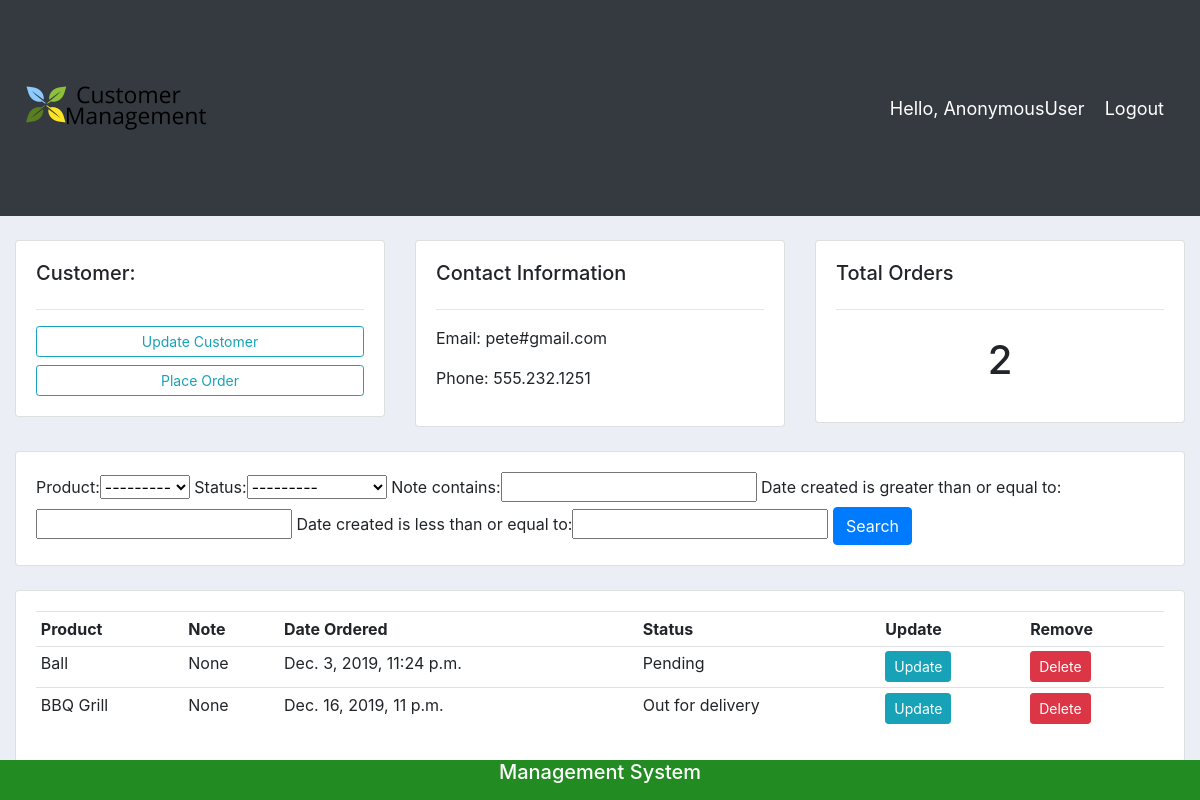
Page /customer/2/ on the earlier database version.
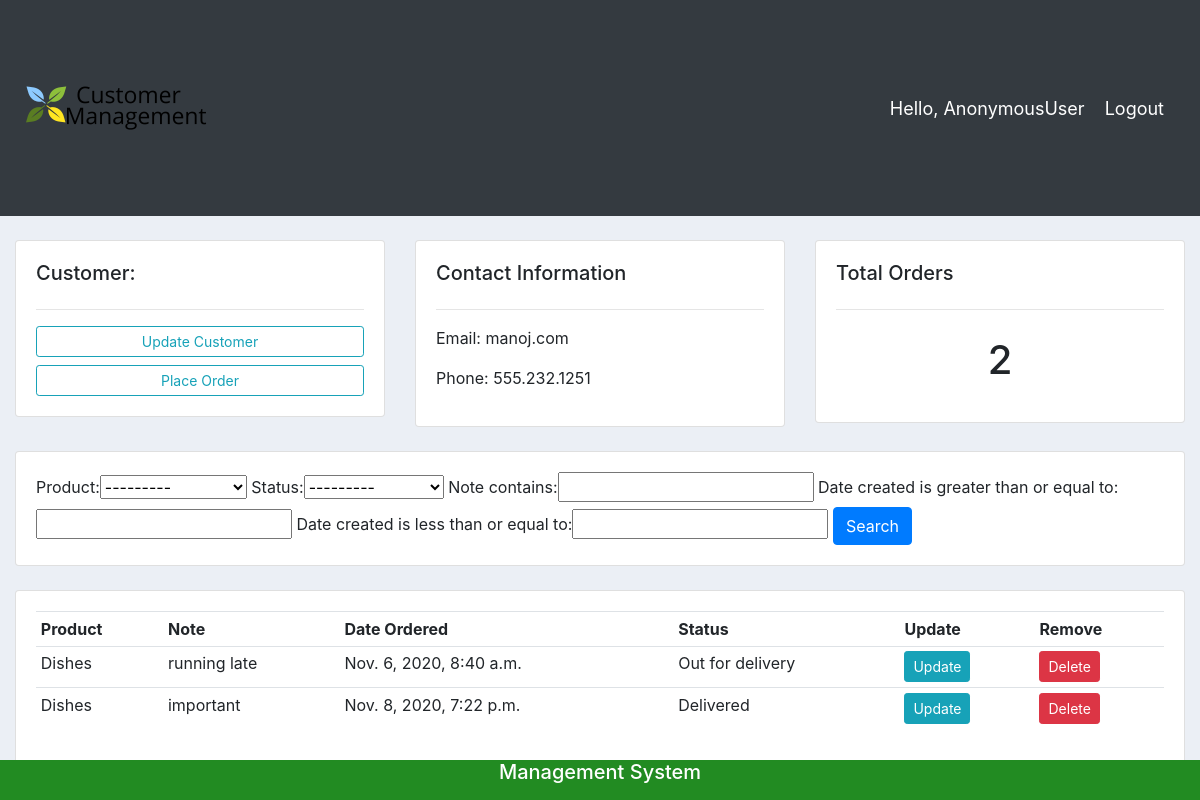
Same page on the later database version.
### accounts/models.py (models this page shows, shortened)
class Customer(models.Model):
	user = models.OneToOneField(User, null=True, on_delete=models.CASCADE)
	name = models.CharField(max_length=200, null=True)
	phone = models.CharField(max_length=200, null=True)
	email = models.CharField(max_length=200, null=True)
	date_created = models.DateTimeField(auto_now_add=True, null=True)

class Order(models.Model):
	STATUS = (
			('Pending', 'Pending'),
			('Out for delivery', 'Out for delivery'),
			('Delivered', 'Delivered'),
			)
	customer = models.ForeignKey(Customer, null=True, on_delete= models.SET_NULL)
	product = models.ForeignKey(Product, null=True, on_delete= models.SET_NULL)
	date_created = models.DateTimeField(auto_now_add=True, null=True)
	status = models.CharField(max_length=200, null=True, choices=STATUS)
	note = models.CharField(max_length=1000, null=True)

class Product(models.Model):
	CATEGORY = (
			('Indoor', 'Indoor'),
			('Out Door', 'Out Door'),
			)
	name = models.CharField(max_length=200, null=True)
	price = models.FloatField(null=True)
	category = models.CharField(max_length=200, null=True, choices=CATEGORY)
	description = models.CharField(max_length=200, null=True, blank=True)
	date_created = models.DateTimeField(auto_now_add=True, null=True)
	tags = models.ManyToManyField(Tag)
	def __str__(self):
		return self.name

### accounts/views.py (the view)
# urls.py: path('customer/<str:pk_test>/', views.customer, name="customer"),
def customer(request, pk_test):
	customer = Customer.objects.get(id=pk_test)
	orders = customer.order_set.all()
	order_count = orders.count()
	myFilter = OrderFilter(request.GET, queryset=orders)
	orders = myFilter.qs
	context = {'customer':customer, 'orders':orders, 'order_count':order_count,
	'myFilter':myFilter}
	return render(request, 'accounts/customer.html',context)

### accounts/accounts/templates/accounts/customer.html
{%  extends 'accounts/main.html' %}
{% block content %}
	<br>
<div class="row">
	<div class="col-md">
		<div class="card card-body">
			<h5>Customer:</h5>
			<hr>
			<a class="btn btn-outline-info  btn-sm btn-block" href="">Update Customer</a>
			<a class="btn btn-outline-info  btn-sm btn-block" href="{% url 'create_order' customer.id %}">Place Order</a>
		</div>
	</div>
	<div class="col-md">
		<div class="card card-body">
			<h5>Contact Information</h5>
			<hr>
			<p>Email: {{customer.email}}</p>
			<p>Phone: {{customer.phone}}</p>
		</div>
	</div>
	<div class="col-md">
		<div class="card card-body">
			<h5>Total Orders</h5>
			<hr>
			<h1 style="text-align: center;padding: 10px">{{order_count}}</h1>
		</div>
	</div>
</div>
<br>
<div class="row">
	<div class="col">
		<div class="card card-body">
			<form method="get">
				{{myFilter.form}}
		    <button class="btn btn-primary" type="submit">Search</button>
		  </form>
		</div>
	</div>
</div>
<br>
<div class="row">
	<div class="col-md">
		<div class="card card-body">
			<table class="table table-sm">
				<tr>
					<th>Product</th>
					<th>Note</th>
					<th>Date Ordered</th>
					<th>Status</th>
					<th>Update</th>
					<th>Remove</th>
				</tr>
				{% for order in orders %}
				<tr>
					<td>{{order.product}}</td>
					<td>{{order.note}}</td>
					<td>{{order.date_created}}</td>
					<td>{{order.status}}</td>
					<td><a class="btn btn-sm btn-info" href="{% url 'update_order' order.id %}">Update</a></td>
					<td><a class="btn btn-sm btn-danger" href="{% url 'delete_order' order.id %}">Delete</a></td>
				</tr>
				{% endfor %}
			</table>
		</div>
	</div>
</div>
{% endblock %}

Differences in the rows shown:
removed Order: product "Ball", note "None", date_created "Dec. 3, 2019, 11:24 p.m.", status "Pending"
removed Order: product "BBQ Grill", note "None", date_created "Dec. 16, 2019, 11 p.m.", status "Out for delivery"
changed Customer: email "pete#gmail.com" → "manoj.com"
added Order: product "Dishes", note "running late", date_created "Nov. 6, 2020, 8:40 a.m.", status "Out for delivery"
added Order: product "Dishes", note "important", date_created "Nov. 8, 2020, 7:22 p.m.", status "Delivered"
